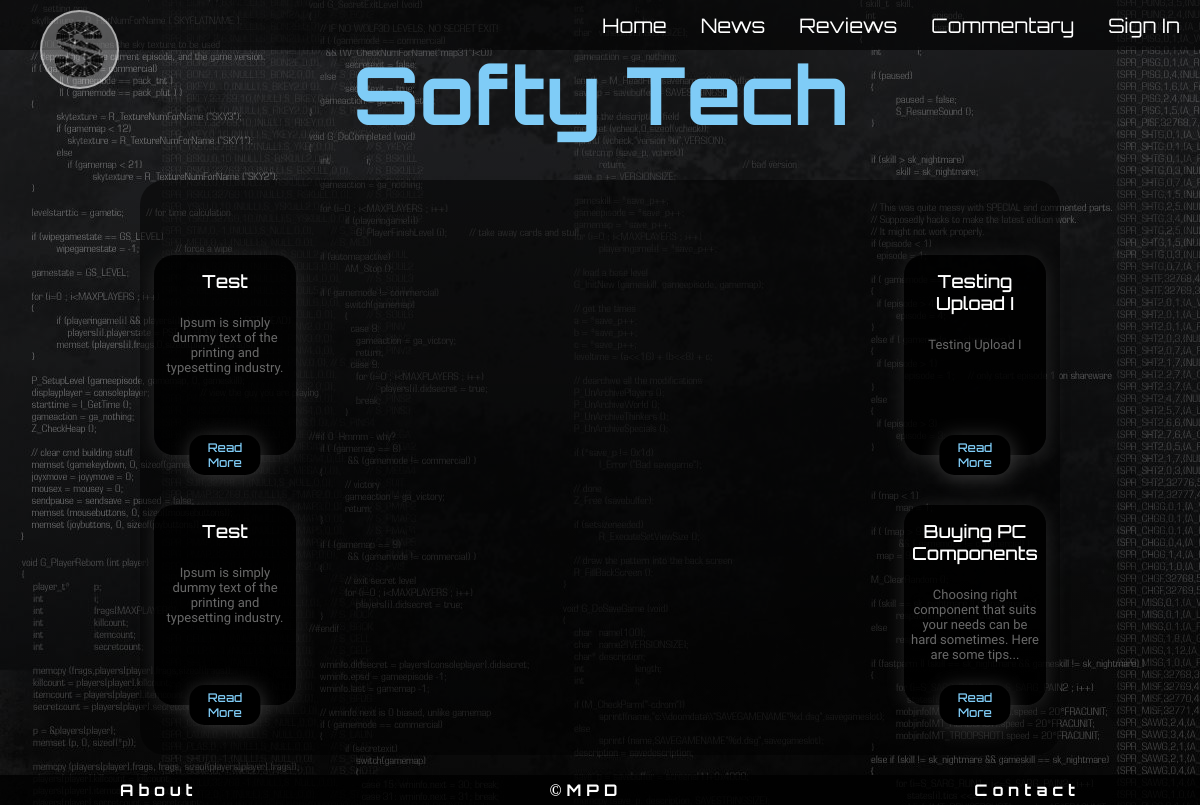
The app's page /reviews, older data.
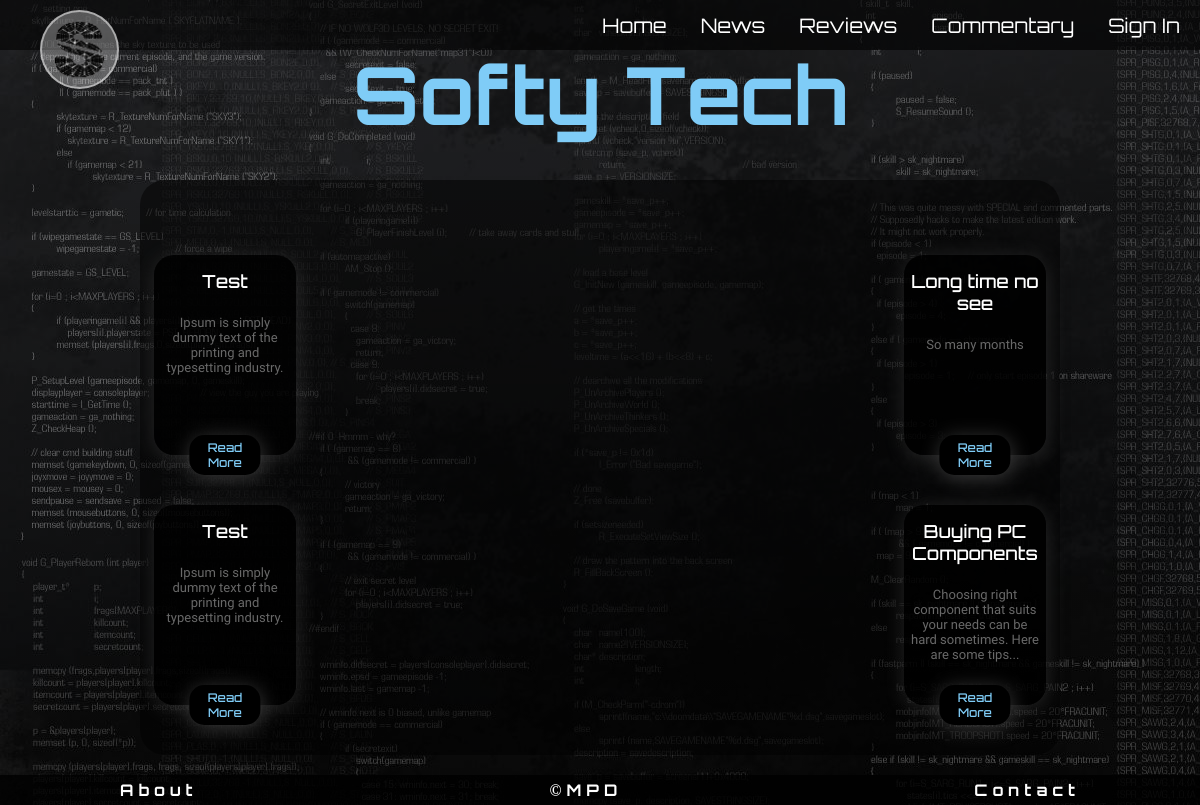
The same page, newer data.
### flaskblog/models.py (models this page shows, shortened)
class Post(db.Model):
    __searchable__ = ['title', 'content']
    id = db.Column(db.Integer, primary_key=True)
    title = db.Column(db.String(30), nullable=False)
    subtitle = db.Column(db.String(30), nullable=False)
    description = db.Column(db.Text, nullable=False)
    slug = db.Column(db.String(30), nullable=False)
    headImg = db.Column(db.String(50), nullable=False, default='default.jpg')
    category = db.Column(db.String(), nullable=False)
    language = db.Column(db.String(), nullable=False)
    author = db.Column(db.String(30), nullable=False)
    date_posted = db.Column(db.DateTime, nullable=False, default=datetime.utcnow)
    content = db.Column(db.Text, nullable=False)
    comments = db.relationship('Comment', backref = 'post', lazy= 'dynamic')

### flaskblog/main/routes.py (the view)
@main.route("/reviews")
def reviews():
    page = request.args.get('page', 1, type=int)
    posts = Post.query.filter_by(category="Reviews").order_by(Post.date_posted.desc()).paginate(page=page, per_page=2)
    news = Post.query.order_by(Post.date_posted.desc()).filter_by(category="News").first()
    commentary = Post.query.order_by(Post.date_posted.desc()).filter_by(category="Commentary").first()
    return render_template('reviews.html', title='Reviews', posts=posts, news=news, commentary=commentary, reviews=reviews)

### flaskblog/templates/reviews.html (shortened to what this page needs)
{% extends "base.html" %}
{% block content %}
<div class="mainContent">
    <div class="main">
        <div class="pagination">
        </div>
    </div>
    <div class="leftSide">
        <div class="sideDiv">
            <h5>Test</h5>
            <p> Ipsum is simply dummy text of the printing and typesetting
                industry. </p>
            <button class="sideDivBtn" type="button">Read More</button>
        </div>
        <div class="sideDiv">
            <h5>Test</h5>
            <p> Ipsum is simply dummy text of the printing and typesetting
                industry.</p>
            <button class="sideDivBtn" type="button">Read More</button>
        </div>
    </div>
    <div class="rightSide">
        <div class="sideDiv">
            <h5>{{ news.title }}</h5>
            <p>{{ news.description }}</p>
            <button class="sideDivBtn" type="button" onclick="window.location.href='{{ url_for('main.post', slug=news.slug) }}'">Read
                More</button>
        </div>
        <div class="sideDiv">
            <h5>{{ commentary.title }}</h5>
            <p>{{ commentary.description }}</p>
            <button class="sideDivBtn" type="button" onclick="window.location.href='{{ url_for('main.post', slug=commentary.slug) }}'">Read
                More</button>
        </div>
    </div>
</div>
{% endblock %}

Row changes from the older to the newer data that the page shows:
no longer on this page (row unchanged): Post: title "Testing Upload I", description "Testing Upload I"
added Post: title "Long time no see", description "So many months"
